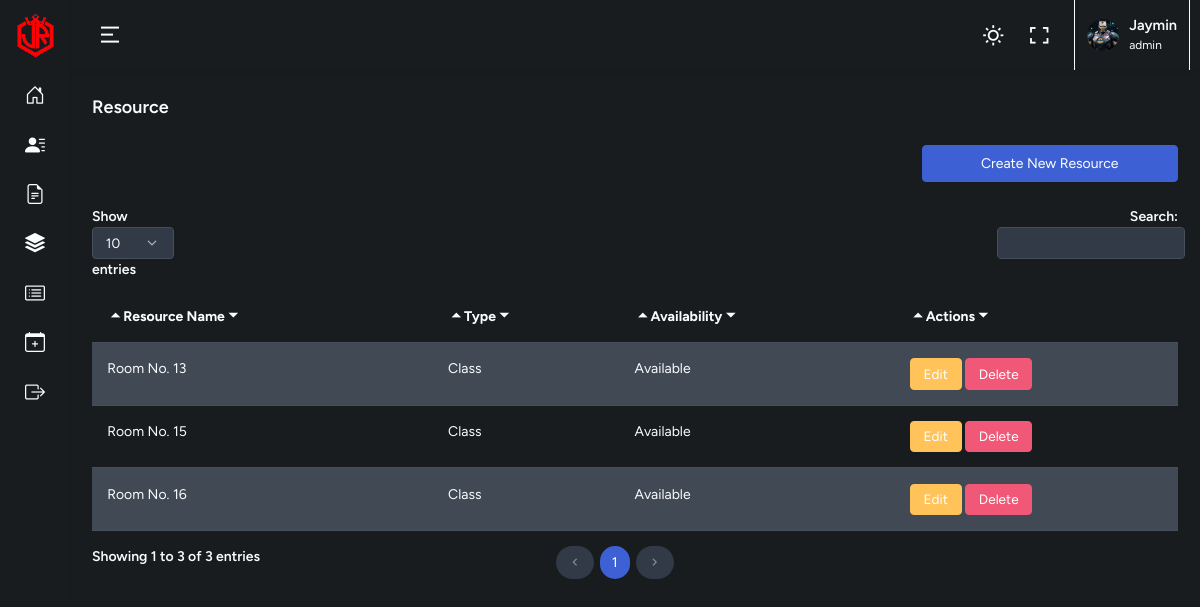
The page /Manage_Resource.php (signed in) on the database its author committed.
### tables this page shows
CREATE TABLE `resources` (
  `id` int(11) NOT NULL,
  `resource_name` varchar(255) NOT NULL,
  `type` enum('class','equipment') NOT NULL,
  `availability` tinyint(1) DEFAULT 1,
  `created_at` timestamp NOT NULL DEFAULT current_timestamp(),
  `updated_at` timestamp NOT NULL DEFAULT current_timestamp() ON UPDATE current_timestamp()
);

### Manage_Resource.php (the view, shortened to what this page needs)
<?php require ("./comp/session.php");
include('config.php');
$resources = $conn->query("SELECT * FROM resources");
?>
<!DOCTYPE html>
<html lang="en" data-bs-theme="dark">
<head>
    <link href="assets/vendor/select2/css/select2.min.css" rel="stylesheet" type="text/css" />
    <link href="assets/vendor/daterangepicker/daterangepicker.css" rel="stylesheet" type="text/css" />
    <link href="assets/vendor/bootstrap-touchspin/jquery.bootstrap-touchspin.min.css" rel="stylesheet"
        type="text/css" />
    <link href="assets/vendor/bootstrap-datepicker/css/bootstrap-datepicker.min.css" rel="stylesheet" type="text/css" />
    <link href="assets/vendor/bootstrap-timepicker/css/bootstrap-timepicker.min.css" rel="stylesheet" type="text/css" />
    <link href="assets/vendor/flatpickr/flatpickr.min.css" rel="stylesheet" type="text/css" />
    <link rel="stylesheet" href="assets/vendor/daterangepicker/daterangepicker.css">
    <link href="https://cdn.jsdelivr.net/npm/bootstrap@5.3.3/dist/css/bootstrap.min.css" rel="stylesheet">
    <link rel="stylesheet" href="assets/vendor/admin-resources/jquery.vectormap/jquery-jvectormap-1.2.2.css">
    <link href="assets/css/app.min.css" rel="stylesheet" type="text/css" id="app-style" />
    <link href="assets/css/icons.min.css" rel="stylesheet" type="text/css" />
</head>
<body>
    <div class="wrapper">
        <?php require './layouts/topbar.php'; ?>
        <?php require './layouts/sidebar.php'; ?>
        <div class="content-page">
            <div class="content">
                <div class="container-fluid">
                    <div class="row">
                        <div class="col-12">
                            <div class="page-title-box">
                                <h4 class="page-title">Resource</h4>
                            </div>
                        </div>
                    </div>
                    <div class="row">
                        <div class="col-md-9"></div>
                        <div class="col-md-3 text-right">
                            <button class="btn btn-primary mb-3 w-100" data-toggle="modal"
                                data-target="#createBatchModal">Create New Resource</button>
                        </div>
                        <table id="basic-datatable" class="table table-striped dt-responsive nowrap w-100">
                            <thead>
                                <tr>
                                    <th>Resource Name</th>
                                    <th>Type</th>
                                    <th>Availability</th>
                                    <th>Actions</th>
                                </tr>
                            </thead>
                            <tbody>
                                <?php while ($resource = $resources->fetch_assoc()): ?>
                                <tr>
                                    <td><?php echo $resource['resource_name']; ?></td>
                                    <td><?php echo ucfirst($resource['type']); ?></td>
                                    <td><?php echo $resource['availability'] ? 'Available' : 'Unavailable'; ?></td>
                                    <td>
                                        <a href="edit_resource.php?id=<?php echo $resource['id']; ?>"
                                            class="btn btn-warning btn-sm">Edit</a>
                                        <a href="delete_resource.php?id=<?php echo $resource['id']; ?>"
                                            class="btn btn-danger btn-sm"
                                            onclick="return confirm('Are you sure you want to delete this resource?');">Delete</a>
                                    </td>
                                </tr>
                                <?php endwhile; ?>
                            </tbody>
                        </table>
                    </div>
                </div>
            </div>
        </div>
    </div>
</body>
</html>

### rows shown on the page
resources: resource_name "Room No. 13", type "Class", availability "Available"
resources: resource_name "Room No. 15", type "Class", availability "Available"
resources: resource_name "Room No. 16", type "Class", availability "Available"

### other values the page prints
$_SESSION['name'] "Jaymin"
$_SESSION['role'] "admin"
